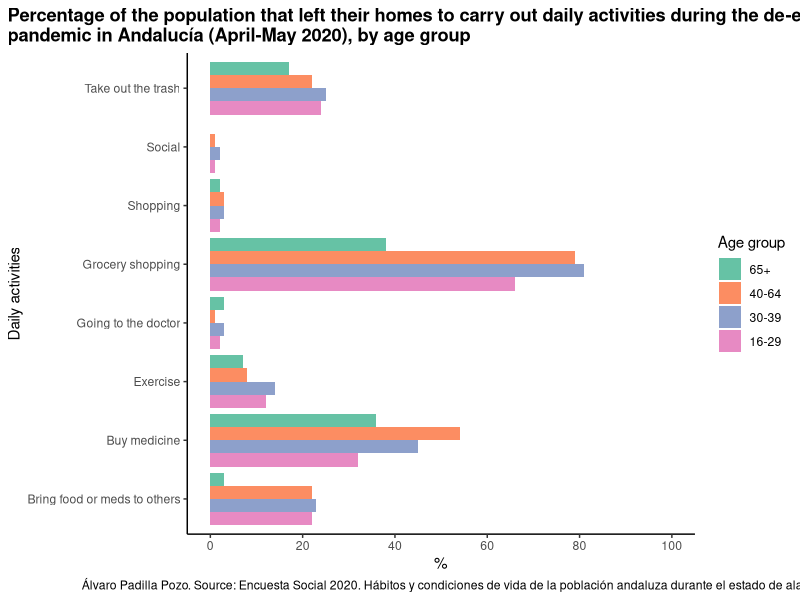
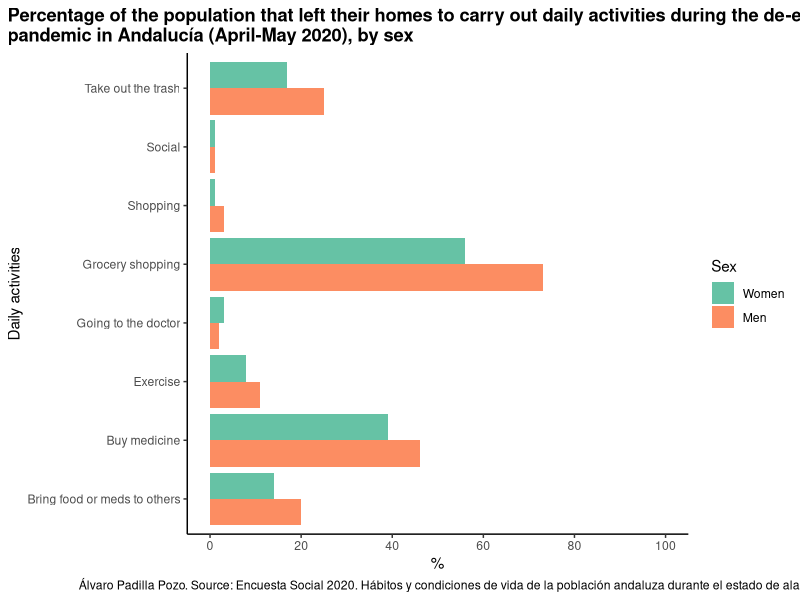
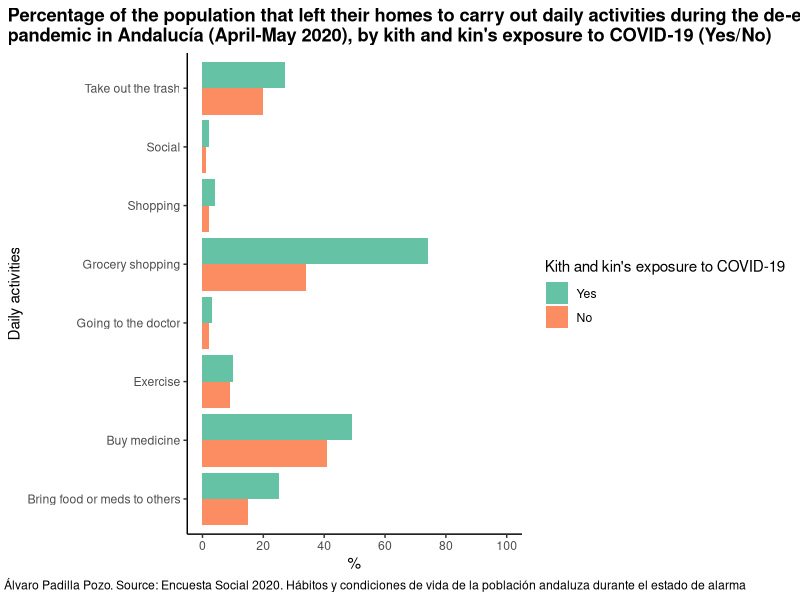

Write R code to recreate these figures, in order.
library(ggplot2)
setwd("/Users/alvaro/research/UGR/IECA_2020/R/dataviz")

# First plot. Differences in daily mobility by age-group
daily_activities <- as.factor(c(rep("Grocery shopping", 4), rep("Buy medicine", 4), rep("Bring food or meds to others", 4), rep("Exercise", 4), rep("Going to the doctor", 4), rep("Take out the trash", 4), rep("Social", 4), rep("Shopping", 4)))
age_group <- as.factor(c("16-29", "30-39", "40-64", "65+","16-29", "30-39", "40-64", "65+","16-29", "30-39", "40-64", "65+","16-29", "30-39", "40-64", "65+","16-29", "30-39", "40-64", "65+","16-29", "30-39", "40-64", "65+","16-29", "30-39", "40-64", "65+","16-29", "30-39", "40-64", "65+"))
percentage <- c(66, 81, 79, 38, 32, 45, 54, 36, 22, 23, 22, 3, 12, 14, 8, 7, 2, 3, 1, 3, 24, 25, 22, 17, 1, 2, 1, 0, 2, 3, 3, 2)
D <- data.frame(daily_activities, age_group, percentage)

tiff("age.tiff", units="in", width=10, height=7, res=300)
ggplot(D, aes(x = daily_activities, y= percentage, fill =age_group))+
  geom_bar(stat = "identity", position = "dodge") +
  labs(title = "Percentage of the population that left their homes to carry out daily activities during the de-escalation of the \npandemic in Andalucía (April-May 2020), by age group",
       x = "Daily activities",
       y = "%",
       fill = "Age group",
       caption = "Álvaro Padilla Pozo. Source: Encuesta Social 2020. Hábitos y condiciones de vida de la población andaluza durante el estado de alarma")+
  theme_classic()+
  scale_fill_brewer(palette = "Set2", limits = c("65+", "40-64", "30-39", "16-29"))+
  scale_y_continuous(limits = c(0, 100), breaks = seq(0, 100, by = 20))+
  coord_flip()+
  theme (plot.title = element_text(face = "bold"), plot.title.position = "plot", plot.caption = element_text(hjust = .45))
dev.off()

#Second plot.
daily_activities <- as.factor(c(rep("Grocery shopping", 1), rep("Buy medicine", 1), rep("Bring food or meds to others", 1), rep("Exercise", 1), rep("Going to the doctor", 1), rep("Take out the trash", 1), rep("Social", 1), rep("Shopping", 1), rep("Grocery shopping", 1), rep("Buy medicine", 1), rep("Bring food or meds to others", 1), rep("Exercise", 1), rep("Going to the doctor", 1), rep("Take out the trash", 1), rep("Social", 1), rep("Shopping", 1)))
sex <- as.factor(c(rep("Men", 8), rep("Women",8)))
percentage <- c(73, 46, 20, 11, 2, 25, 1, 3, 56, 39, 14, 8, 3, 17, 1, 1)
D <- data.frame(daily_activities, sex, percentage)

tiff("sex.tiff", units="in", width=10, height=7, res=300)
ggplot(D, aes(x = daily_activities, y= percentage, fill =sex))+
  geom_bar(stat = "identity", position = "dodge") +
  labs(title = "Percentage of the population that left their homes to carry out daily activities during the de-escalation of the \npandemic in Andalucía (April-May 2020), by sex",
       x = "Daily activities",
       y = "%",
       fill = "Sex",
       caption = "Álvaro Padilla Pozo. Source: Encuesta Social 2020. Hábitos y condiciones de vida de la población andaluza durante el estado de alarma")+
  theme_classic()+
  scale_fill_brewer(palette = "Set2", limits = c("Women", "Men"))+
  scale_y_continuous(limits = c(0, 100), breaks = seq(0, 100, by = 20))+
  coord_flip()+
  theme (plot.title = element_text(face = "bold"), plot.title.position = "plot", plot.caption = element_text(hjust = .45))
dev.off()

#Third plot
daily_activities <- as.factor(c(rep("Grocery shopping", 2), rep("Buy medicine", 2), rep("Bring food or meds to others", 2), rep("Exercise", 2), rep("Going to the doctor", 2), rep("Take out the trash", 2), rep("Social", 2), rep("Shopping", 2)))
exposure <- as.factor(c("No", "Yes", "No", "Yes", "No", "Yes", "No", "Yes", "No", "Yes", "No", "Yes", "No", "Yes", "No", "Yes"))
percentage <- c(34, 74, 41, 49, 15, 25, 9, 10, 2, 3, 20, 27, 1, 2, 2, 4)
D <- data.frame(daily_activities, exposure, percentage)

tiff("exposure.tiff", units="in", width=10, height=7, res=300)
ggplot(D, aes(x = daily_activities, y= percentage, fill =exposure))+
  geom_bar(stat = "identity", position = "dodge") +
  labs(title = "Percentage of the population that left their homes to carry out daily activities during the de-escalation of the \npandemic in Andalucía (April-May 2020), by kith and kin's exposure to COVID-19 (Yes/No)",
       x = "Daily activities",
       y = "%",
       fill = "Kith and kin's exposure to COVID-19",
       caption = "Álvaro Padilla Pozo. Source: Encuesta Social 2020. Hábitos y condiciones de vida de la población andaluza durante el estado de alarma")+
  theme_classic()+
  scale_fill_brewer(palette = "Set2",limits = c("Yes", "No"))+
  scale_y_continuous(limits = c(0, 100), breaks = seq(0, 100, by = 20))+
  coord_flip()+
  theme (plot.title = element_text(face = "bold"), plot.title.position = "plot", plot.caption = element_text(hjust = .45))
dev.off()
